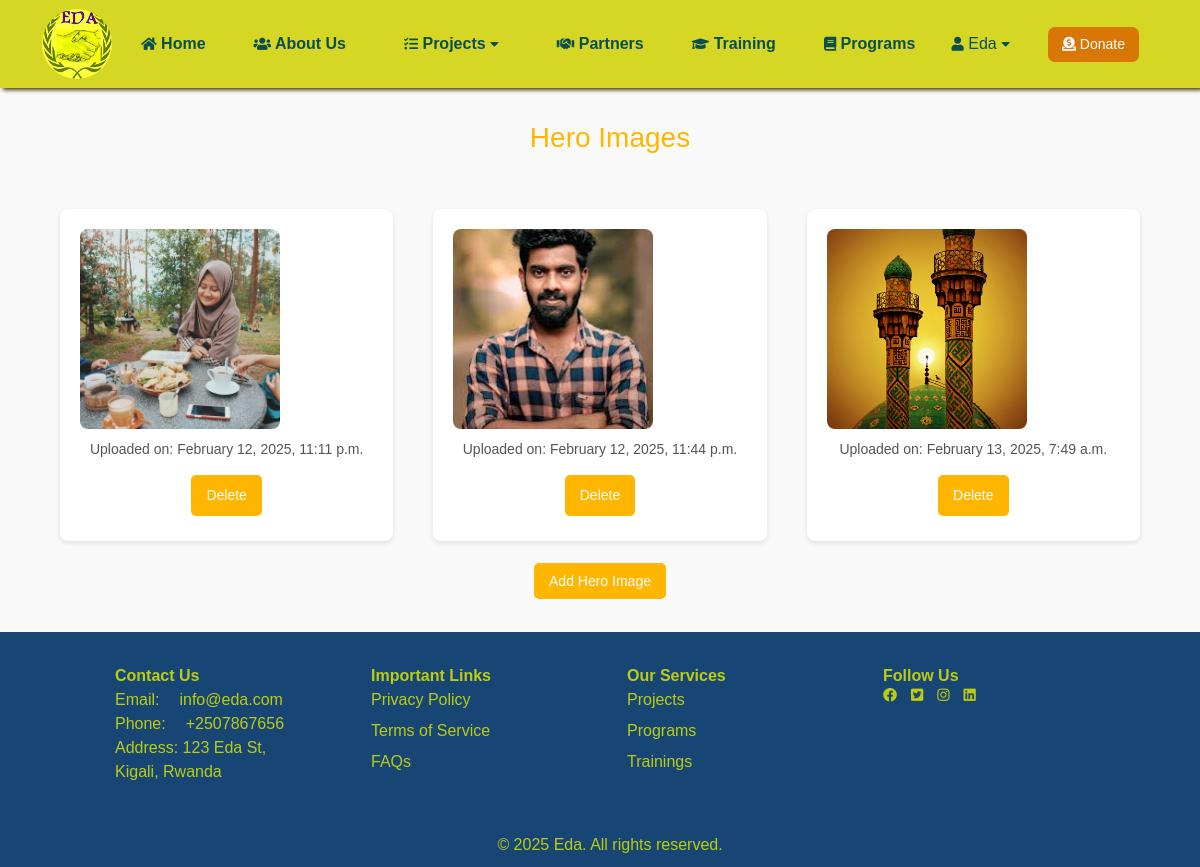
Screenshot of /hero_images/ (signed in) with the database file from the repository.
### eda/models.py (models this page shows)
class User(AbstractUser):
    pass

class hero_image(models.Model):
    image = models.ImageField(upload_to='images/', null=True, blank=True)
    created_at = models.DateTimeField(auto_now_add=True)
    updated_at = models.DateTimeField(auto_now=True)

### eda/views.py (the view)
# urls.py: path('hero_images/', hero_image_view, name='hero_images')
def hero_image_view(request):
    hero_images = hero_image.objects.all()
    return render(request, 'hero_images.html', {
        'hero_images': hero_images,
    })

### templates/hero_images.html (shortened to what this page needs)
﻿{% extends 'base.html' %}
{% block content %}
<div class="hero-images-section">
    <h2>Hero Images</h2>
    <div class="grid">
        {% for hero in hero_images %}
        <div class="grid-item">
            <div class="card">
                <img src="{{ hero.image.url }}" alt="Hero Image">
                <div class="upload-time">Uploaded on: {{ hero.created_at|date:"F j, Y, g:i a" }}</div>
                <div class="button-group">
                    <form action="{% url 'delete_hero_image' hero.id %}" method="post" style="display:inline;">
                        <button type="submit" class="button">Delete</button>
                    </form>
                </div>
            </div>
        </div>
        {% empty %}
        <p>No hero images available.</p>
        {% endfor %}
    </div>
    <div class="button-group">
        <a href="{% url 'add_hero_image' %}" class="button">Add Hero Image</a>
    </div>
</div>
{% endblock %}

### templates/base.html (shortened to what this page needs)
﻿<!DOCTYPE html>
{% load static %}
<html lang="en">
<head>
    <link rel="stylesheet" href="https://cdnjs.cloudflare.com/ajax/libs/font-awesome/5.15.4/css/all.min.css" />
    <link href="https://cdn.jsdelivr.net/npm/tailwindcss@2.2.19/dist/tailwind.min.css" rel="stylesheet" />
    <link rel="stylesheet" href="https://cdnjs.cloudflare.com/ajax/libs/font-awesome/5.15.4/css/all.min.css" />
</head>
<body>
    <header>
        <nav id="navbar" class="flex justify-between items-center p-0  fixed w-full transition">
            <div class="flex justify-center flex-grow">
                <a href="{% url 'index' %}"><img src="{% static 'images/eda_logoo.png' %}" alt="Eda Logo" class="w-20 h-20 mr-4 ml-0 rounded-full"  /></a>
            </div>
            <div class="hidden md:flex flex-grow justify-center space-x-8 font-bold">
                <a href="{% url 'index' %}" class="nav-item"> <i class="fas fa-home"></i> Home</a>
                <a href="{% url 'about' %}" class="nav-item"> <i class="fas fa-users"></i> About Us</a>
                <div class="dropdowns inline-block relative">
                    <a href="{% url 'projects' %}" class="nav-item dropdown-toggle"><i class="fas fa-tasks"></i> Projects <i class="fas fa-caret-down"></i></a>
                </div>
                <a href="{% url 'partners' %}" class="nav-item"><i class="fas fa-handshake"></i> Partners</a>
                <a href="{% url 'trainings' %}" class="nav-item"><i class="fas fa-graduation-cap"></i> Training</a>
                  <a href="{% url 'programs' %}" class="nav-item"><i class="fas fa-book"></i> Programs</a>
            </div>
            <div class="hidden md:flex items-center space-x-4 pr-6">
                             {% if user.is_authenticated %}
                <div class="dropdowns inline-block relative">
                    <a href="#" class="text-[#0a4e4e] text-bold py-2 px-4 rounded-lg hover:bg-[#d6d624] transition dropdown-toggle" style="font-size: 16px;"><i class="fas fa-user"></i> {{user.username.capitalize }} <i class="fas fa-caret-down"> </i></a>
                </div>
                {% else %}
                <a href="{% url 'login' %}" class="bg-green-500 text-white py-2 px-4 rounded-lg hover:bg-green-600 transition"><i class="fas fa-user"></i> Login</a>
                {% endif %}
                 <a href="https://www.paypal.com/donate/?hosted_button_id=HWR6UTMG57JD6" class="bg-yellow-600 text-white py-2 px-4 rounded-lg hover:bg-yellow-700 transition"><i class="fas fa-donate"></i> Donate</a>
            </div>
        </nav>
    </header>
    <main class="pt-16">
        {% block content %}
        {% endblock %}
    </main>
<footer class="py-3 mt-0">
    <div class="container mx-auto flex flex-col items-start text-left">
        <div class="mt-4 flex flex-wrap justify-around w-full items-start">
            <div class="text-left w-full sm:w-1/2 md:w-1/4 p-2">
                <h3 class="font-bold">Contact Us</h3>
                <p>
                    Email:<a href="mailto:info@eda.com" class="hover:text-green-400 transition">info@eda.com</a>
                </p>
                <p>Phone:<a href="tel:+1234567890" class="hover:text-green-400 transition">+2507867656</a></p>
                <p>Address: 123 Eda St,<br> Kigali, Rwanda</p>
            </div>
            <div class="text-left w-full sm:w-1/2 md:w-1/4 p-2">
                <h3 class="font-bold">Important Links</h3>
                <div class="space-y-2">
                    <a href="{% url 'privacy' %}" class="hover:text-green-400 transition block">Privacy Policy</a>
                    <a href="{% url 'terms' %}" class="hover:text-green-400 transition block">Terms of Service</a>
                    <a href="#" class="hover:text-green-400 transition block">FAQs</a>
                </div>
            </div>
            <div class="text-left w-full sm:w-1/2 md:w-1/4 p-2">
                <h3 class="font-bold">Our Services</h3>
                <div class="space-y-2">
                    <a href="{% url 'projects' %}" class="hover:text-green-400 transition block">Projects</a>
                    <a href="{% url 'programs' %}" class="hover:text-green-400 transition block">Programs</a>
                    <a href="{% url 'trainings' %}" class="hover:text-green-400 transition block">Trainings</a>
                </div>
            </div>
            <div class="text-left w-full sm:w-1/2 md:w-1/4 p-2">
                <h3 class="font-bold">Follow Us</h3>
                <div class="flex space-x-4">
                    <a href="https://facebook.com" target="_blank" class="hover:text-green-400 transition">
                        <i class="fab fa-facebook"></i>
                    </a>
                    <a href="https://twitter.com" target="_blank" class="hover:text-green-400 transition">
                        <i class="fab fa-twitter-square"></i>
                    </a>
                    <a href="https://instagram.com" target="_blank" class="hover:text-green-400 transition">
                        <i class="fab fa-instagram"></i>
                    </a>
                    <a href="https://linkedin.com" target="_blank" class="hover:text-green-400 transition">
                        <i class="fab fa-linkedin"></i>
                    </a>
                </div>
            </div>
        </div>
        <div class="w-full text-center mt-8">
            <p>&copy; 2025 Eda. All rights reserved.</p>
        </div>
    </div>
</footer>
</body>
</html>

### templates/base.html (style rules this page uses)
:root { --primary-color: rgb(74, 58, 4); --accent-color: rgba(250, 233, 9, 0.91); --background-color: rgb(248, 248, 248); --dark-background: rgba(47, 79, 78, 0.04); }
* { box-sizing: border-box; font-family: arial, sans-serif; font-size: 14px; }
body { padding: 0; margin: 0; font-family: 'Open Sans', sans-serif; background-color: #F9F9F9; }
#navbar { background-color: #d6d624; top: 0; left: 0; right: 0; position: fixed; z-index: 100; height: 88px; display: flex; align-items: center; justify-content: space-between; padding: 0 40px; box-shadow: 3px 2px 4px rgb(74, 58, 4); }
.nav-item , .dropdowns { cursor: pointer; font-size: 16px; padding: 15px 10px ; transition: background-color 0.6s; margin-left: 0; color: #0a4e4e; border-radius: 5px; }
footer { background-color: rgba(0, 51, 102, 0.9);; color: #bbcd13;; ; }
footer a ,p, h1, h2, h3, h4, h5, h6 { font-size: 16px; margin-left: 20px; }

### templates/hero_images.html (style rules this page uses)
.hero-images-section { padding: 40px; text-align: center; background-color: #f9f9f9; }
.hero-images-section h2 { margin-bottom: 30px; color: #FFB600; font-size: 28px; }
.card { background-color: white; border-radius: 8px; box-shadow: 0 2px 5px rgba(0, 0, 0, 0.1); margin: 10px; padding: 20px; text-align: center; transition: transform 0.2s; }
.card img { width: 200px; height: 200px; object-fit: cover; border-radius: 8px; margin-bottom: 10px; }
.upload-time { font-size: 14px; color: #555; margin-bottom: 10px; }
.button-group { margin-top: 10px; }
.button { background-color: #FFB600; color: white; padding: 10px 15px; border: none; border-radius: 5px; cursor: pointer; margin: 5px; transition: background-color 0.3s ease; }
.grid { display: flex; flex-wrap: wrap; justify-content: center; }
.grid-item { flex: 1 1 calc(33.333% - 20px); margin: 10px; box-sizing: border-box; }

### rows the page displays
User: username "Eda"
hero_image: image (picture), created_at "February 12, 2025, 11:11 p.m."
hero_image: image (picture), created_at "February 12, 2025, 11:44 p.m."
hero_image: image (picture), created_at "February 13, 2025, 7:49 a.m."
